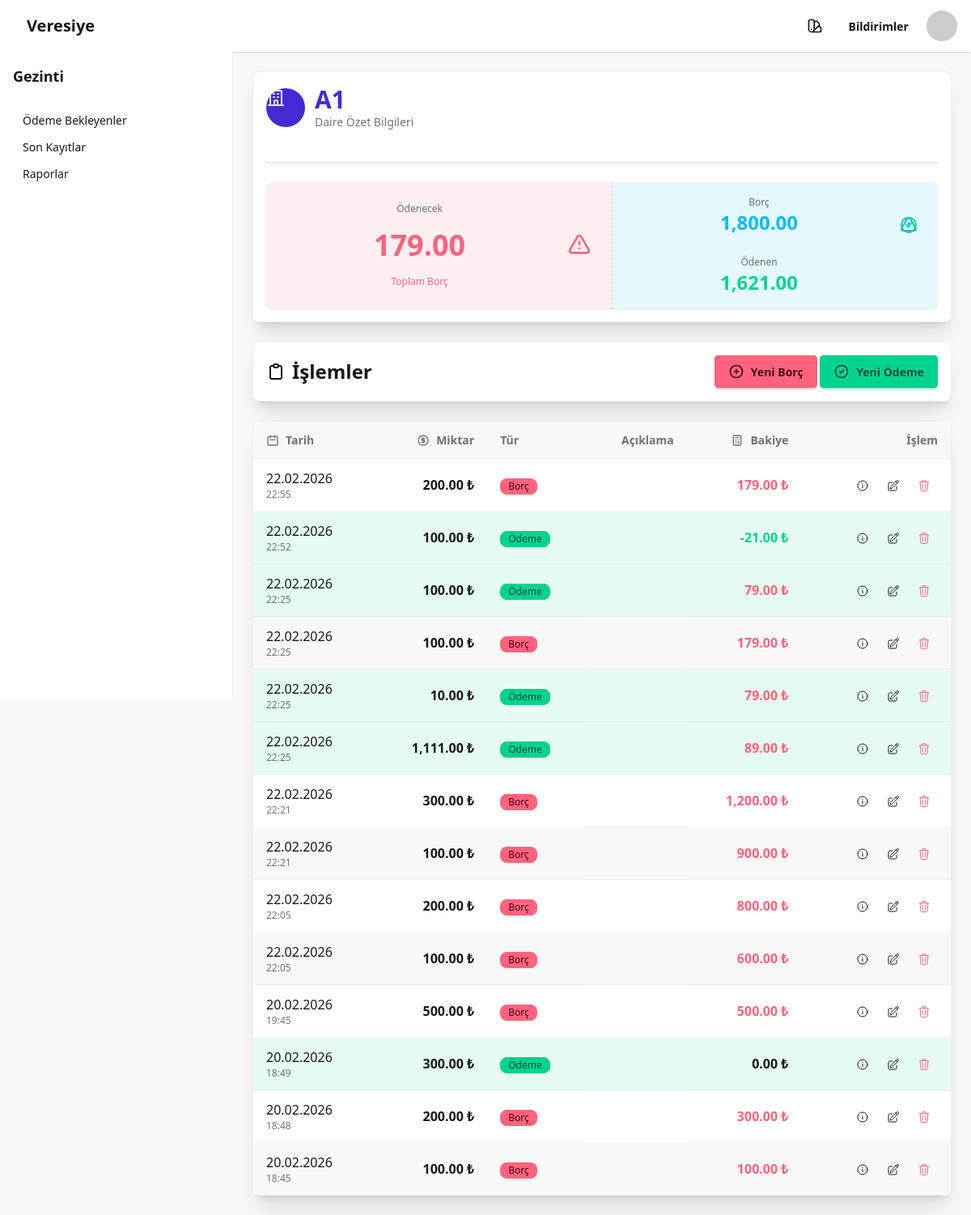
/apartment/A1/ (signed in), run on an earlier commit of the app's database.
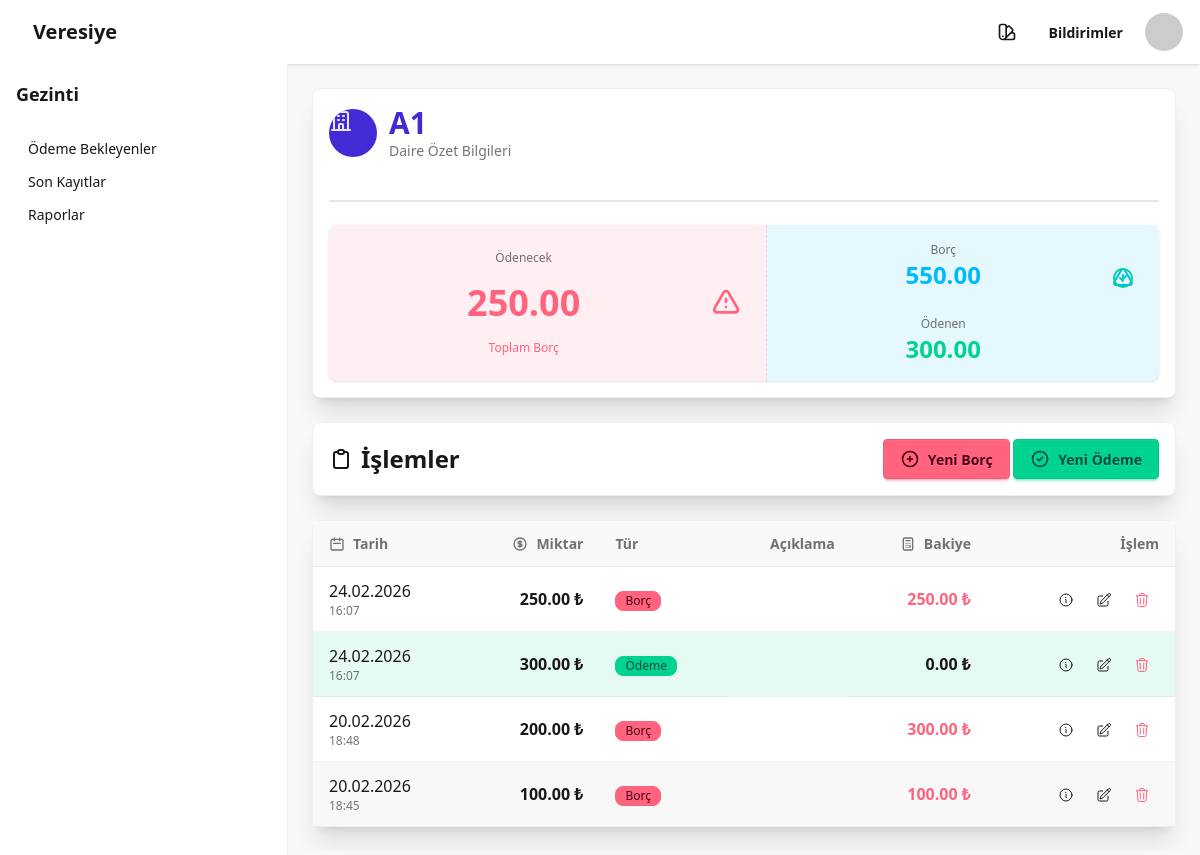
And on a later commit of the database.
### main/models.py (models this page shows, shortened)
class Apartment(models.Model):
    number = models.CharField(max_length=3)
    name = models.CharField(max_length=100 ,blank=True, null=True)
    phone= models.CharField(max_length=20, blank=True, null=True)
    def total_debt(self):
        total_debt = self.transactions.filter(is_debt=True,active=True).aggregate(models.Sum('amount', default=0))['amount__sum'] or 0
        return total_debt
    def total_payment(self):
        total_payment = self.transactions.filter(is_debt=False,active=True).aggregate(models.Sum('amount', default=0))['amount__sum'] or 0
        return total_payment
    def total_balance(self):
        if self.transactions.exists():
            total_balance=self.transactions.filter(is_debt=True,active=True).aggregate(models.Sum('amount', default=0))['amount__sum'] - self.transactions.filter(is_debt=False,active=True).aggregate(models.Sum('amount', default=0))['amount__sum']
            return total_balance
        return 0
    def __str__(self):
        return self.number

class Transaction(models.Model):
    apartment = models.ForeignKey(Apartment, on_delete=models.CASCADE, related_name='transactions')
    amount = models.DecimalField(max_digits=10, decimal_places=2)
    is_debt = models.BooleanField(default=False)
    payment_method = models.CharField(max_length=50, blank=True, null=True)
    description = models.TextField(blank=True, null=True)
    date = models.DateTimeField(auto_now_add=True)
    active = models.BooleanField(default=True, blank=True, null=True)
    updated_at = models.DateTimeField(auto_now=True)
    created_by_name = models.ForeignKey(User, on_delete=models.SET_NULL, null=True, related_name='created_transactions')
    updated_by_name = models.ForeignKey(User, on_delete=models.SET_NULL, null=True, related_name='updated_transactions')

### main/views.py (the view)
# urls.py: path('apartment/<str:apartment_number>/', views.apartment_detail, name='apartment_detail'),
@login_required
def apartment_detail(request, apartment_number):
    apartment = Apartment.objects.filter(number=apartment_number).first()
    if not apartment:
        apartment=Apartment.objects.create(number=apartment_number)
    transactions = list(Transaction.objects.filter(apartment=apartment,active=True).order_by('-date'))
    running_balance = apartment.total_balance()
    for transaction in transactions:
        transaction.running_balance = running_balance
        if transaction.is_debt:
            running_balance -= transaction.amount
        else:
            running_balance += transaction.amount
    apartment.total_debt = apartment.total_debt()
    apartment.total_payment = apartment.total_payment()
    apartment.total_balance = apartment.total_balance()
    context = {
        'apartment': apartment,
        'transactions': transactions,
    }
    return render(request, 'apartment_detail.html', context)

### main/templates/apartment_detail.html
{% extends "base.html" %}
{% block content %}
<div class="max-w-7xl mx-auto space-y-6">
    <div id="total_stat" class="w-full">{% include "partials/total.html" %}</div>
    <div class="card bg-base-100 shadow-xl border border-base-300">
        <div class="card-body p-4">
            <div class="flex items-center justify-between flex-wrap gap-4">
                <h2 class="card-title text-xl md:text-2xl">
                    <svg xmlns="http://www.w3.org/2000/svg" class="h-6 w-6" fill="none" viewBox="0 0 24 24" stroke="currentColor">
                        <path stroke-linecap="round" stroke-linejoin="round" stroke-width="2" d="M9 5H7a2 2 0 00-2 2v12a2 2 0 002 2h10a2 2 0 002-2V7a2 2 0 00-2-2h-2M9 5a2 2 0 002 2h2a2 2 0 002-2M9 5a2 2 0 012-2h2a2 2 0 012 2" />
                    </svg>
                    İşlemler
                </h2>
                <div class="btn-group">
                    <button class="btn btn-error gap-2"
                        hx-get="{% url 'main:htmx_transaction_create' apartment_number=apartment.number transaction_type='debt' %}"
                        hx-target="body"
                        hx-swap="beforeend">
                        <svg xmlns="http://www.w3.org/2000/svg" class="h-5 w-5" fill="none" viewBox="0 0 24 24" stroke="currentColor">
                            <path stroke-linecap="round" stroke-linejoin="round" stroke-width="2" d="M12 9v3m0 0v3m0-3h3m-3 0H9m12 0a9 9 0 11-18 0 9 9 0 0118 0z" />
                        </svg>
                        Yeni Borç
                    </button>
                    <button class="btn btn-success gap-2"
                        hx-get="{% url 'main:htmx_transaction_create' apartment_number=apartment.number transaction_type='payment' %}"
                        hx-target="body"
                        hx-swap="beforeend">
                        <svg xmlns="http://www.w3.org/2000/svg" class="h-5 w-5" fill="none" viewBox="0 0 24 24" stroke="currentColor">
                            <path stroke-linecap="round" stroke-linejoin="round" stroke-width="2" d="M9 12l2 2 4-4m6 2a9 9 0 11-18 0 9 9 0 0118 0z" />
                        </svg>
                        Yeni Ödeme
                    </button>
                </div>
            </div>
        </div>
    </div>
    <div id="transaction_table">{% include "partials/transaction_table.html" %}</div>
</div>
{% endblock content %}

### main/templates/partials/total.html (shortened to what this page needs)
{% load humanize %}
<div class="card bg-base-100 shadow-xl border border-base-300">
    <div class="card-body p-4">
        <div class="flex items-center gap-3 mb-4">
            <div class="avatar placeholder">
                <div class="bg-primary text-primary-content rounded-full w-12">
                </div>
            </div>
            <div>
                <h2 class="card-title text-2xl md:text-3xl text-primary">{{ apartment }}</h2>
                <p class="text-sm text-base-content/60">Daire Özet Bilgileri</p>
            </div>
        </div>
        <div class="divider my-2"></div>
        <div class="stats shadow-sm flex-col sm:flex-row w-full">
            <div class="stat place-items-center bg-error/10">
                <div class="stat-figure text-error">
                </div>
                <div class="stat-title">Ödenecek</div>
                <div class="stat-value text-2xl sm:text-3xl md:text-4xl text-error">{{ apartment.total_balance|floatformat:2|intcomma }}</div>
                <div class="stat-desc text-error">Toplam Borç</div>
            </div>
            <div class="stat place-items-center bg-info/10">
                <div class="stat-figure text-info">
                </div>
                <div class="stat-title">Borç</div>
                <div class="stat-value text-xl sm:text-2xl text-info">{{ apartment.total_debt|floatformat:2|intcomma }}</div>
                <div class="stat-figure text-success">
                    <svg xmlns="http://www.w3.org/2000/svg" class="h-6 w-6" fill="none" viewBox="0 0 24 24" stroke="currentColor">
                        <path stroke-linecap="round" stroke-linejoin="round" stroke-width="2" d="M9 12l2 2 4-4m6 2a9 9 0 11-18 0 9 9 0 0118 0z" />
                    </svg>
                </div>
                <div class="stat-title">Ödenen</div>
                <div class="stat-value text-xl sm:text-2xl text-success">{{ apartment.total_payment|floatformat:2|intcomma }}</div>
            </div>
        </div>
    </div>
</div>

### main/templates/partials/transaction_table.html (shortened to what the changed rows need)
{% load humanize %}
<div class="card bg-base-100 shadow-xl border border-base-300">
    <div class="card-body p-0">
        <div class="overflow-x-auto">
            <table class="table table-zebra w-full text-xs sm:text-sm md:text-base">
                <thead class="bg-base-200">
                    <tr>
                        <th>
                            <div class="flex items-center gap-2">
                                <svg xmlns="http://www.w3.org/2000/svg" class="h-4 w-4" fill="none" viewBox="0 0 24 24" stroke="currentColor">
                                    <path stroke-linecap="round" stroke-linejoin="round" stroke-width="2" d="M8 7V3m8 4V3m-9 8h10M5 21h14a2 2 0 002-2V7a2 2 0 00-2-2H5a2 2 0 00-2 2v12a2 2 0 002 2z" />
                                </svg>
                                Tarih
                            </div>
                        </th>
                        <th class="text-right">
                            <div class="flex items-center justify-end gap-2">
                                Miktar
                            </div>
                        </th>
                        <th class="hidden lg:table-cell">Tür</th>
                        <th class="text-right hidden lg:table-cell">Açıklama</th>
                        <th class="text-right">
                            <div class="flex items-center justify-end gap-2">
                                Bakiye
                            </div>
                        </th>
                        <th class="text-right">İşlem</th>
                    </tr>
                </thead>
                <tbody>
                    {% for transaction in transactions %}
                    <tr class="{% if not transaction.is_debt %}bg-success/10{% endif %} hover:bg-base-200/50 transition-colors duration-150">
                        <td>
                            <div class="flex flex-col">
                                <span class="font-medium">{{ transaction.date|date:"d.m.Y" }}</span>
                                <span class="text-xs opacity-60">{{ transaction.date|date:"H:i" }}</span>
                            </div>
                        </td>
                        <td class="text-right font-bold">{{ transaction.amount|floatformat:2|intcomma }} ₺</td>
                        <td class="hidden lg:table-cell">
                            <div class="badge {% if transaction.is_debt %}badge-error{% else %}badge-success{% endif %} badge-sm">
                                {% if transaction.is_debt %}Borç{% else %}Ödeme{% endif %}
                            </div>
                        </td>
                        <td class="hidden lg:table-cell text-right text-xs opacity-75">{{ transaction.description }}</td>
                        <td class="font-semibold text-right {% if transaction.running_balance > 0 %}text-error{% elif transaction.running_balance < 0 %}text-success{% endif %}">
                            {{ transaction.running_balance|floatformat:2|intcomma }} ₺
                        </td>
                        <td class="text-right">
                            <div class="btn-group btn-group-horizontal">
                                <button class="btn btn-xs btn-ghost tooltip"
                                    hx-get="{% url 'main:htmx_transaction_detail' transaction_id=transaction.id %}"
                                    hx-target="body"
                                    hx-swap="beforeend"
                                    data-tip="Detay">
                                </button>
                                <button class="btn btn-xs btn-ghost tooltip"
                                    hx-get="{% url 'main:htmx_transaction_update' transaction_id=transaction.id transaction_type='update'%}"
                                    hx-target="body"
                                    hx-swap="beforeend"
                                    data-tip="Düzenle">
                                </button>
                                <button class="btn btn-xs btn-ghost text-error tooltip"
                                    hx-get="{% url 'main:htmx_transaction_update' transaction_id=transaction.id transaction_type='delete'%}"
                                    hx-target="body"
                                    hx-swap="beforeend"
                                    data-tip="Sil">
                                </button>
                            </div>
                        </td>
                    </tr>
                    {% endfor %}
                </tbody>
            </table>
        </div>
    </div>
</div>

What changed in the data, as far as the page shows it:
no longer on this page (row edited): Transaction: is_debt "Borç"
no longer on this page (row edited): Transaction: is_debt "Ödeme"
no longer on this page (row edited): Transaction: is_debt "Ödeme"
no longer on this page (row edited): Transaction: is_debt "Borç"
no longer on this page (row edited): Transaction: is_debt "Ödeme"
no longer on this page (row edited): Transaction: is_debt "Ödeme"
no longer on this page (row edited): Transaction: is_debt "Borç"
no longer on this page (row edited): Transaction: is_debt "Borç"
no longer on this page (row edited): Transaction: is_debt "Borç"
no longer on this page (row edited): Transaction: is_debt "Borç"
no longer on this page (row edited): Transaction: is_debt "Borç"
no longer on this page (row edited): Transaction: is_debt "Ödeme"
computed for Apartment: total_balance "179.00" → "250.00"; total_debt "1,800.00" → "550.00"; total_payment "1,621.00" → "300.00"
added Transaction: is_debt "Borç"
added Transaction: is_debt "Ödeme"
